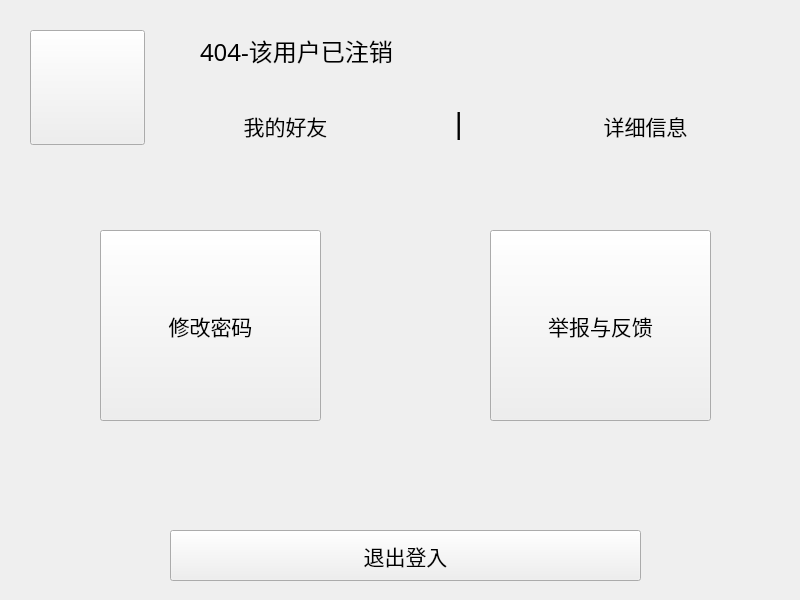
<?xml version="1.0" encoding="UTF-8"?>
<ui version="4.0">
 <class>PersonalDialog</class>
 <widget class="QDialog" name="PersonalDialog">
  <property name="enabled">
   <bool>true</bool>
  </property>
  <property name="geometry">
   <rect>
    <x>0</x>
    <y>0</y>
    <width>800</width>
    <height>600</height>
   </rect>
  </property>
  <property name="minimumSize">
   <size>
    <width>800</width>
    <height>600</height>
   </size>
  </property>
  <property name="maximumSize">
   <size>
    <width>800</width>
    <height>600</height>
   </size>
  </property>
  <property name="windowTitle">
   <string>Dialog</string>
  </property>
  <property name="styleSheet">
   <string notr="true">background-image: url(:/image/image/background/personal.jpg);</string>
  </property>
  <property name="modal">
   <bool>false</bool>
  </property>
  <widget class="QPushButton" name="info">
   <property name="geometry">
    <rect>
     <x>550</x>
     <y>100</y>
     <width>191</width>
     <height>51</height>
    </rect>
   </property>
   <property name="font">
    <font>
     <family>微软雅黑</family>
     <pointsize>16</pointsize>
    </font>
   </property>
   <property name="styleSheet">
    <string notr="true">QPushButton
{
border-radius:0px;
background-color: rgba(255, 255, 255,0);
background-repeat:no-repeat;
border:none;

}
QPushButton:hover{
	background-color: rgb(255, 255, 255,100);
}
QPushButton:pressed{
background-color: rgba(95, 95, 95,100);
border-color:rgba(255,255,255,30);
border-style:inset;
color:rgb(255, 255, 255);
}
</string>
   </property>
   <property name="text">
    <string>详细信息</string>
   </property>
   <property name="flat">
    <bool>true</bool>
   </property>
  </widget>
  <widget class="QLabel" name="label">
   <property name="geometry">
    <rect>
     <x>200</x>
     <y>30</y>
     <width>281</width>
     <height>41</height>
    </rect>
   </property>
   <property name="font">
    <font>
     <family>方正粗黑宋简体</family>
     <pointsize>18</pointsize>
    </font>
   </property>
   <property name="styleSheet">
    <string notr="true"/>
   </property>
   <property name="text">
    <string>404-该用户已注销</string>
   </property>
  </widget>
  <widget class="QPushButton" name="exitButton">
   <property name="geometry">
    <rect>
     <x>170</x>
     <y>530</y>
     <width>471</width>
     <height>51</height>
    </rect>
   </property>
   <property name="font">
    <font>
     <family>微软雅黑</family>
     <pointsize>16</pointsize>
    </font>
   </property>
   <property name="styleSheet">
    <string notr="true"/>
   </property>
   <property name="text">
    <string>退出登入</string>
   </property>
   <property name="flat">
    <bool>false</bool>
   </property>
  </widget>
  <widget class="QPushButton" name="changePasswod">
   <property name="geometry">
    <rect>
     <x>100</x>
     <y>230</y>
     <width>221</width>
     <height>191</height>
    </rect>
   </property>
   <property name="font">
    <font>
     <family>微软雅黑</family>
     <pointsize>16</pointsize>
     <weight>50</weight>
     <bold>false</bold>
    </font>
   </property>
   <property name="cursor">
    <cursorShape>PointingHandCursor</cursorShape>
   </property>
   <property name="styleSheet">
    <string notr="true">border-top-color: rgb(0, 0, 0);
</string>
   </property>
   <property name="text">
    <string>修改密码</string>
   </property>
   <property name="icon">
    <iconset resource="imagefile.qrc">
     <normaloff>:/image/image/image/local-music.png</normaloff>:/image/image/image/local-music.png</iconset>
   </property>
   <property name="iconSize">
    <size>
     <width>50</width>
     <height>50</height>
    </size>
   </property>
   <property name="flat">
    <bool>false</bool>
   </property>
  </widget>
  <widget class="QPushButton" name="headimage">
   <property name="geometry">
    <rect>
     <x>30</x>
     <y>30</y>
     <width>115</width>
     <height>115</height>
    </rect>
   </property>
   <property name="minimumSize">
    <size>
     <width>115</width>
     <height>115</height>
    </size>
   </property>
   <property name="maximumSize">
    <size>
     <width>190</width>
     <height>120</height>
    </size>
   </property>
   <property name="text">
    <string/>
   </property>
   <property name="icon">
    <iconset resource="imagefile.qrc">
     <normaloff>:/image/image/headicon/01.jpg</normaloff>:/image/image/headicon/01.jpg</iconset>
   </property>
   <property name="iconSize">
    <size>
     <width>132</width>
     <height>118</height>
    </size>
   </property>
   <property name="checkable">
    <bool>false</bool>
   </property>
   <property name="default">
    <bool>false</bool>
   </property>
  </widget>
  <widget class="QLabel" name="label_2">
   <property name="geometry">
    <rect>
     <x>450</x>
     <y>100</y>
     <width>21</width>
     <height>51</height>
    </rect>
   </property>
   <property name="font">
    <font>
     <family>Lucida Console</family>
     <pointsize>22</pointsize>
    </font>
   </property>
   <property name="styleSheet">
    <string notr="true"/>
   </property>
   <property name="text">
    <string>|</string>
   </property>
  </widget>
  <widget class="QPushButton" name="pushButton_3">
   <property name="geometry">
    <rect>
     <x>190</x>
     <y>100</y>
     <width>191</width>
     <height>51</height>
    </rect>
   </property>
   <property name="font">
    <font>
     <family>微软雅黑</family>
     <pointsize>16</pointsize>
    </font>
   </property>
   <property name="styleSheet">
    <string notr="true">QPushButton
{
border-radius:0px;
background-color: rgba(255, 255, 255,0);
background-repeat:no-repeat;
border:none;
}
QPushButton:hover{
	background-color: rgb(255, 255, 255,100);
}
QPushButton:pressed{
background-color: rgba(95, 95, 95,100);
border-color:rgba(255,255,255,30);
border-style:inset;
color:rgb(255, 255, 255);
}
</string>
   </property>
   <property name="text">
    <string>我的好友</string>
   </property>
   <property name="flat">
    <bool>true</bool>
   </property>
  </widget>
  <widget class="QPushButton" name="send_2">
   <property name="geometry">
    <rect>
     <x>490</x>
     <y>230</y>
     <width>221</width>
     <height>191</height>
    </rect>
   </property>
   <property name="font">
    <font>
     <family>微软雅黑</family>
     <pointsize>16</pointsize>
     <weight>50</weight>
     <bold>false</bold>
    </font>
   </property>
   <property name="cursor">
    <cursorShape>PointingHandCursor</cursorShape>
   </property>
   <property name="styleSheet">
    <string notr="true">border-color: rgb(0, 0, 0);</string>
   </property>
   <property name="text">
    <string>举报与反馈</string>
   </property>
   <property name="icon">
    <iconset resource="imagefile.qrc">
     <normaloff>:/image/image/image/local-music.png</normaloff>:/image/image/image/local-music.png</iconset>
   </property>
   <property name="iconSize">
    <size>
     <width>50</width>
     <height>50</height>
    </size>
   </property>
   <property name="flat">
    <bool>false</bool>
   </property>
  </widget>
 </widget>
 <resources>
  <include location="imagefile.qrc"/>
 </resources>
 <connections/>
</ui>
